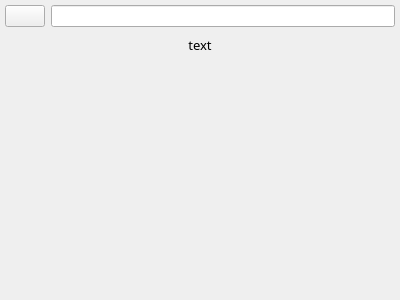
<?xml version="1.0" encoding="UTF-8"?>
<ui version="4.0">
 <class>DepartmentItemPanel</class>
 <widget class="QWidget" name="DepartmentItemPanel">
  <property name="geometry">
   <rect>
    <x>0</x>
    <y>0</y>
    <width>400</width>
    <height>300</height>
   </rect>
  </property>
  <property name="sizePolicy">
   <sizepolicy hsizetype="Minimum" vsizetype="Maximum">
    <horstretch>0</horstretch>
    <verstretch>0</verstretch>
   </sizepolicy>
  </property>
  <property name="windowTitle">
   <string>Form</string>
  </property>
  <layout class="QVBoxLayout" name="verticalLayout">
   <property name="leftMargin">
    <number>2</number>
   </property>
   <property name="topMargin">
    <number>2</number>
   </property>
   <property name="rightMargin">
    <number>2</number>
   </property>
   <property name="bottomMargin">
    <number>2</number>
   </property>
   <item>
    <widget class="QWidget" name="ToolBar" native="true">
     <property name="sizePolicy">
      <sizepolicy hsizetype="Minimum" vsizetype="Maximum">
       <horstretch>0</horstretch>
       <verstretch>0</verstretch>
      </sizepolicy>
     </property>
     <layout class="QHBoxLayout" name="horizontalLayout_2">
      <property name="leftMargin">
       <number>3</number>
      </property>
      <property name="topMargin">
       <number>3</number>
      </property>
      <property name="rightMargin">
       <number>3</number>
      </property>
      <property name="bottomMargin">
       <number>3</number>
      </property>
      <item>
       <widget class="QPushButton" name="ButtonBack">
        <property name="enabled">
         <bool>true</bool>
        </property>
        <property name="sizePolicy">
         <sizepolicy hsizetype="Fixed" vsizetype="Fixed">
          <horstretch>0</horstretch>
          <verstretch>0</verstretch>
         </sizepolicy>
        </property>
        <property name="text">
         <string/>
        </property>
       </widget>
      </item>
      <item>
       <widget class="QLineEdit" name="LineSearch"/>
      </item>
     </layout>
    </widget>
   </item>
   <item>
    <widget class="QLabel" name="Name">
     <property name="sizePolicy">
      <sizepolicy hsizetype="Minimum" vsizetype="Maximum">
       <horstretch>0</horstretch>
       <verstretch>0</verstretch>
      </sizepolicy>
     </property>
     <property name="font">
      <font>
       <family>Franklin Gothic Demi Cond</family>
       <pointsize>10</pointsize>
       <italic>false</italic>
       <underline>false</underline>
       <strikeout>false</strikeout>
      </font>
     </property>
     <property name="text">
      <string>text</string>
     </property>
     <property name="textFormat">
      <enum>Qt::AutoText</enum>
     </property>
     <property name="alignment">
      <set>Qt::AlignCenter</set>
     </property>
    </widget>
   </item>
   <item>
    <widget class="QWidget" name="SubItemsWidget" native="true">
     <property name="sizePolicy">
      <sizepolicy hsizetype="Minimum" vsizetype="Minimum">
       <horstretch>0</horstretch>
       <verstretch>0</verstretch>
      </sizepolicy>
     </property>
     <layout class="QVBoxLayout" name="verticalLayout_2">
      <property name="leftMargin">
       <number>2</number>
      </property>
      <property name="rightMargin">
       <number>2</number>
      </property>
     </layout>
    </widget>
   </item>
  </layout>
 </widget>
 <resources/>
 <connections/>
</ui>
